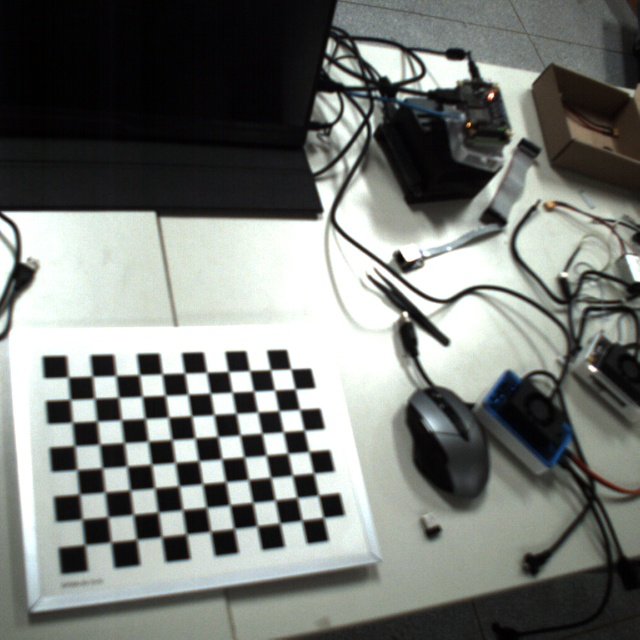
#> input picture cam_calibrate/0.jpg, 640 x 640 px; its folder holds 4 pictures in this run
$ python cali_run.py   (older library calls are emulated)
#> lines starting #> are read from the running program, lines starting #| are printed output that depends on the picture
import cv2
import numpy as np
import glob
import pickle


calidata = np.load('calibrate.npz')
#> (reads cam_calibrate/calibrate.npz from the repository)
dist = calidata['dist']
mtx = calidata['mtx']
K = calidata['K']
D = calidata['D']
w = 640
h = 640
p = cv2.fisheye.estimateNewCameraMatrixForUndistortRectify(K,D,(w,h),None)
mapx2,mapy2 = cv2.fisheye.initUndistortRectifyMap(K,D,None,p,(w,h),cv2.CV_32F)
def undistort(rawimg):
    frame_rectified = cv2.remap(rawimg,mapx2,mapy2,interpolation=cv2.INTER_LINEAR,borderMode=cv2.BORDER_CONSTANT)
    return frame_rectified

if __name__ == "__main__":
    images = glob.glob("*.jpg")
    for fname in images:
        img = cv2.imread(fname)
#> img is the input picture: shape (640, 640, 3); mean B, G, R 117.1, 121.3, 117.9
        dst = undistort(img)
#> in undistort, `frame_rectified = cv2.remap(rawimg,mapx2,mapy2,interpolation=cv2.INTER..`:
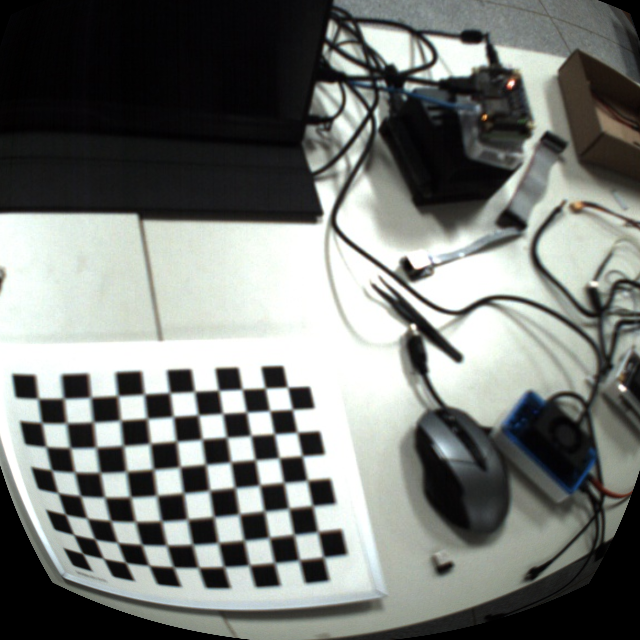
#> frame_rectified: shape (640, 640, 3); mean B, G, R 117.3, 121.3, 117.9
        print(dst.shape)
#| (640, 640, 3)
        cv2.imshow('undistort',dst)
        cv2.imshow('org',img)
        cv2.waitKey(5000)
#> pass 2 of the loop `for fname in images:`:
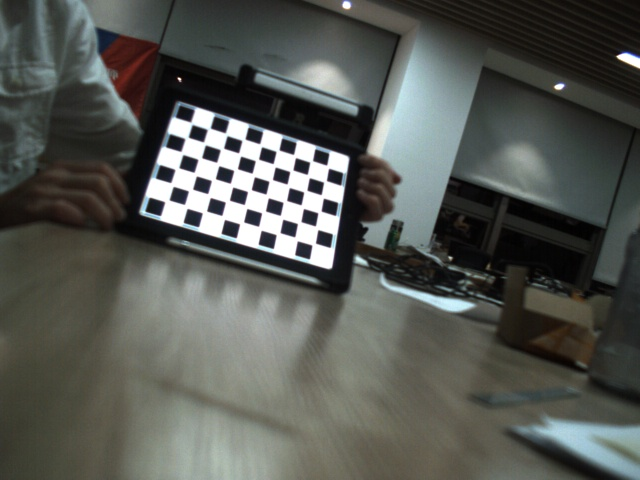
#> input picture cam_calibrate/1.jpg, 640 x 480 px
#> img is the input picture: shape (480, 640, 3); mean B, G, R 83.6, 88.6, 85.9
#> in undistort (call 2), `frame_rectified = cv2.remap(rawimg,mapx2,mapy2,interpolation=cv2.INTER..`:
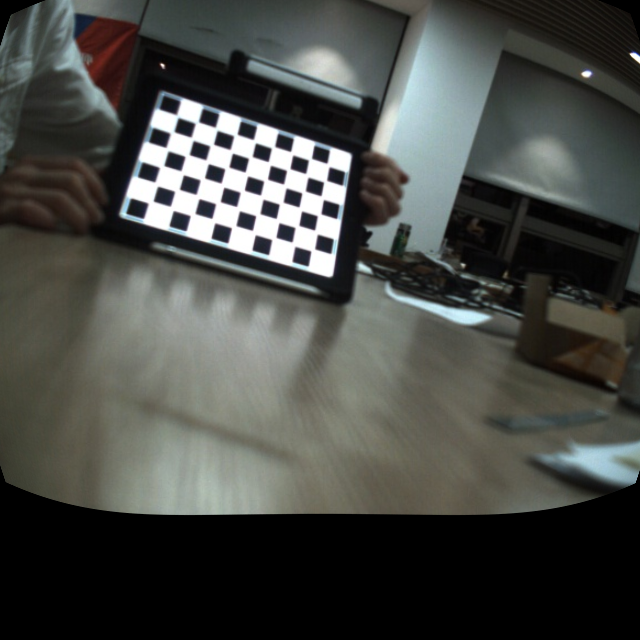
#> frame_rectified: shape (640, 640, 3); mean B, G, R 69.9, 73.9, 71.9
#| (640, 640, 3)
#> pass 3 of the loop `for fname in images:`:
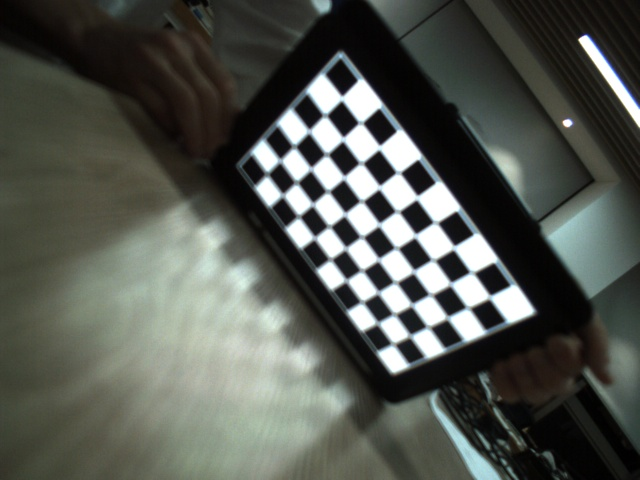
#> input picture cam_calibrate/10.jpg, 640 x 480 px
#> img is the input picture: shape (480, 640, 3); mean B, G, R 79.8, 86.4, 82.8
#> in undistort (call 3), `frame_rectified = cv2.remap(rawimg,mapx2,mapy2,interpolation=cv2.INTER..`:
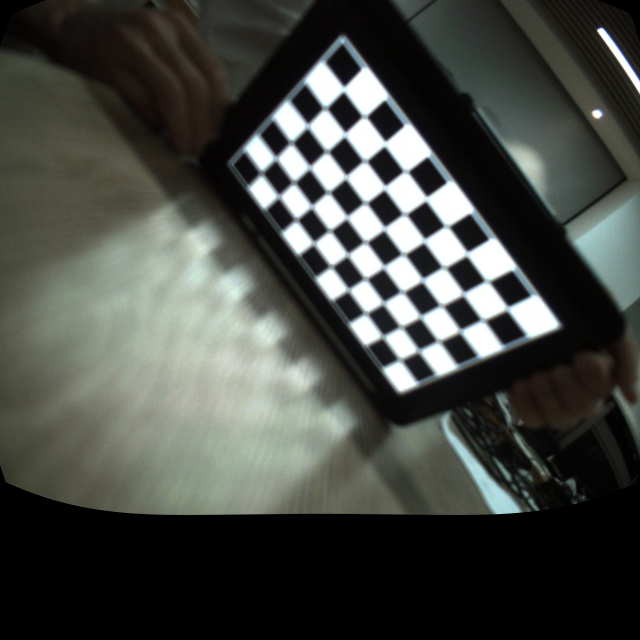
#> frame_rectified: shape (640, 640, 3); mean B, G, R 67.4, 72.6, 69.6
#| (640, 640, 3)
#> the loop made 4 passes; the first 3 are shown
